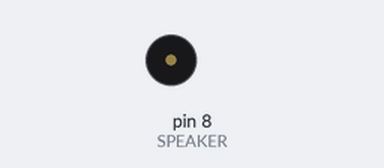
Bench run of a sketch on a simulated Arduino Uno, built with avr-gcc and run on an emulated ATmega328P. Shown: buzzer (waves = sounding). Random numbers use the default seed unless the sketch sets one.

Above: at 0.33 s.
At 32.76 s:
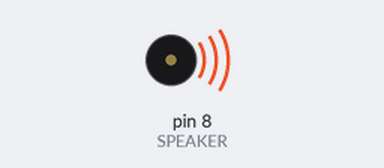
Timing chart, 0 to 40.0 s (numbered marks = the images above):
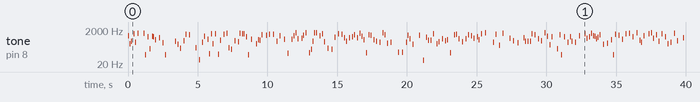

Measured:
- by itself, tone on pin 8 (SPEAKER): plays 904 Hz for 0.04 s, 318 Hz for 0.03 s, 440 Hz for 0.04 s, 1182 Hz for 0.04 s, 369 Hz for 0.03 s, 1259 Hz for 0.03 s … (188 notes in this stretch)

The sketch:

random.ino
```cpp
/* -*- Mode: C; tab-width: 4; indent-tabs-mode: nil; c-basic-offset: 4 -*- */

/* Random music  */

// what digital pin is the speaker on? (other speaker wire is Gnd.)
uint8_t SPEAKER = 8;

void setup()
{
    pinMode(SPEAKER, OUTPUT);

    // Seed the random number generator from floating analog pin 0:
    randomSeed(analogRead(0));
}

void loop()
{
    // Random frequency between 100 and 10000 (Hz).
    unsigned long freq = random(20, 1400);
    long duration = random(5, 50);

    tone(SPEAKER, freq, duration);
    delay(random(100, 300));
}
```
